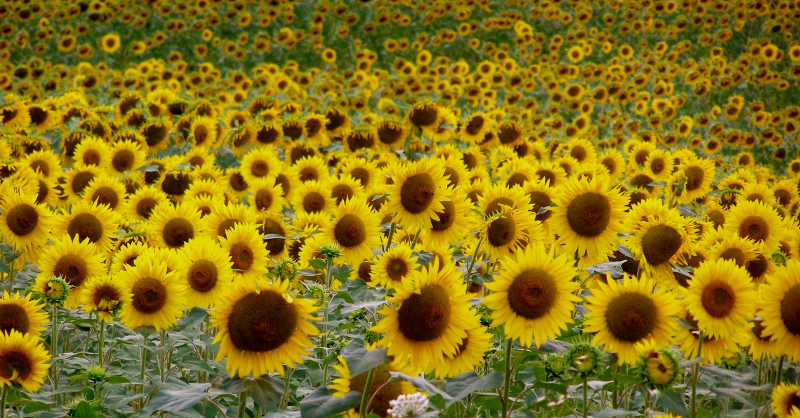
%> input picture hw5_kit/sunflowers.jpg, 1600 x 836 px (shown at 1/2 size)
$ octave blob_script.m   (GNU Octave 9; MATLAB toolbox functions it lacks are replaced by stand-ins)
%> lines starting %> are read from the running program, lines starting %| are printed output that depends on the picture
### hw5_kit/gaussian1d.m
function g = gaussian1d(sigma, len)
% GAUSSIAN1D - make discrete normalized centered 1D Gaussian
%
% Syntax: g = gaussian1d(sigma, len);
%
% Output is symmetric with unit sampling period.
% Zero is sampled only when len is odd.
% Examples:
%   if len==3, sample points are [-1,0,1]
%   if len==4, sample points are [-1.5, -0.5, 0.5, 1.5]
%
% Inputs:
%   sigma: standard deviation
%   len: output length.
%
% Outputs:
%   g: gaussian filter of dimension (1,len)
%

% Your code goes here %%%%%%%%%%%%%%%%%%%%%%
% use gaussian1d.m
x = linspace(-len/2 + 0.5, len/2 - 0.5, len);
g = (1/(sqrt(2*pi)*sigma))*exp(-0.5*(x/sigma).^2);

% End of your code %%%%%%%%%%%%%%%%%%%%%%%%%

### hw5_kit/blob_script.m
%% 2D Blob Detection

% IMPORTANT: change the path to MinMaxFilterFolder and the image
% to the right location in your code folder
addpath('MinMaxFilterFolder');
impath = 'sunflowers.jpg';
% impath = 'dalmatian.jpg';
% impath = 'pool.jpg';
% impath = 'chessboard.jpg';

% Load the image
im = double(imread(impath));

% Resize and keep the green channel (where sunflowers seem to be salient)
im = im(:,:,2);
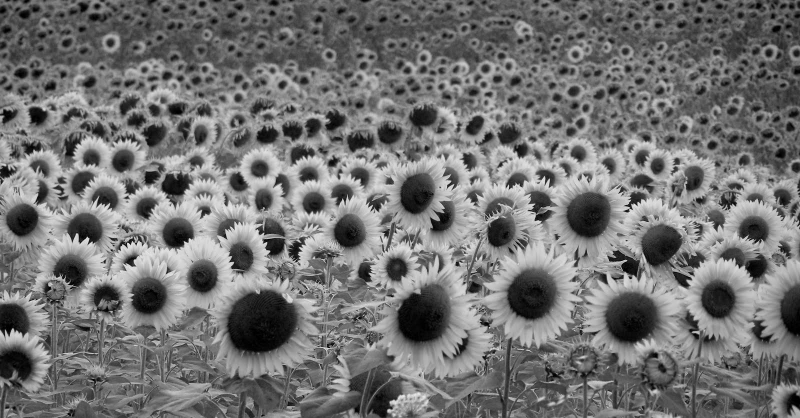
%> im: size 836x1600 double (shown at 1/2 size); min 0, max 249, mean 115.2

% Resize image
im = imresize(im,0.5);
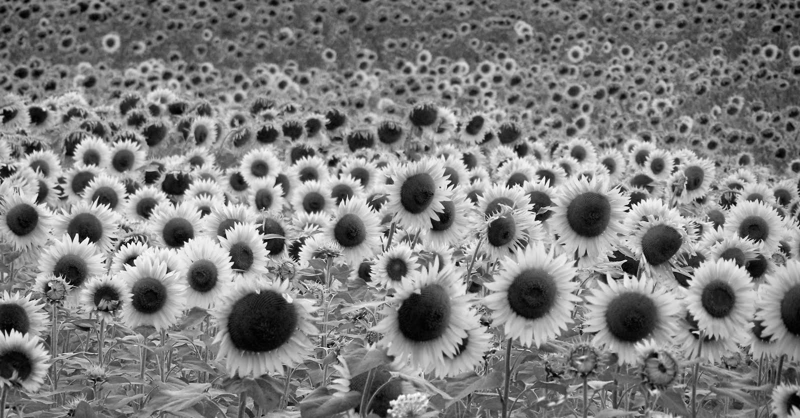
%> im: size 418x800 double; min -2.51, max 232.3, mean 115.2; drawn with min black and max white
im = im - min(im(:));

% Scale space parameters
n_scales = 30;
sigma = 3;
k = sqrt(2);

% Create blurred versions of the image
scales = zeros([size(im) n_scales+1]);

%> (the run ends here)
